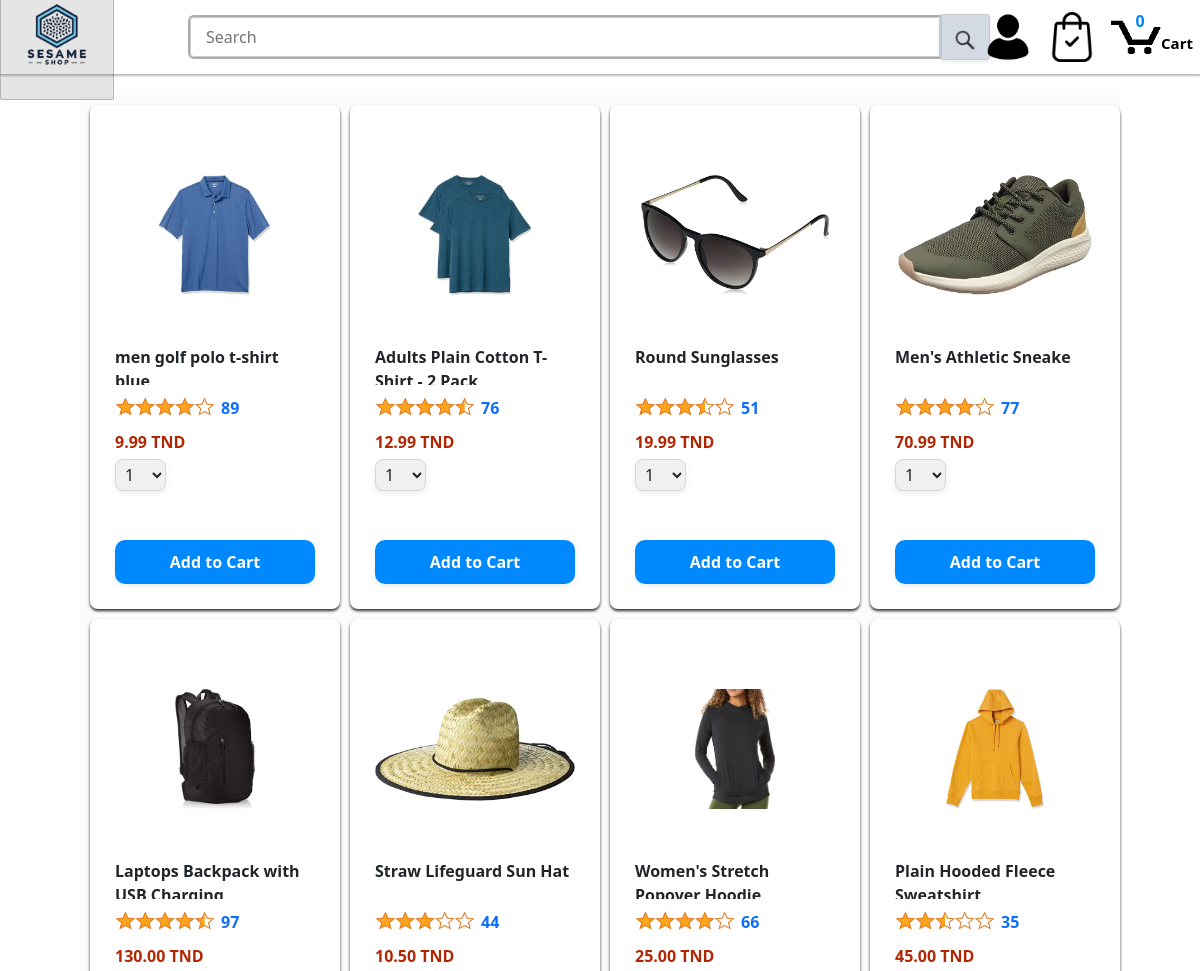
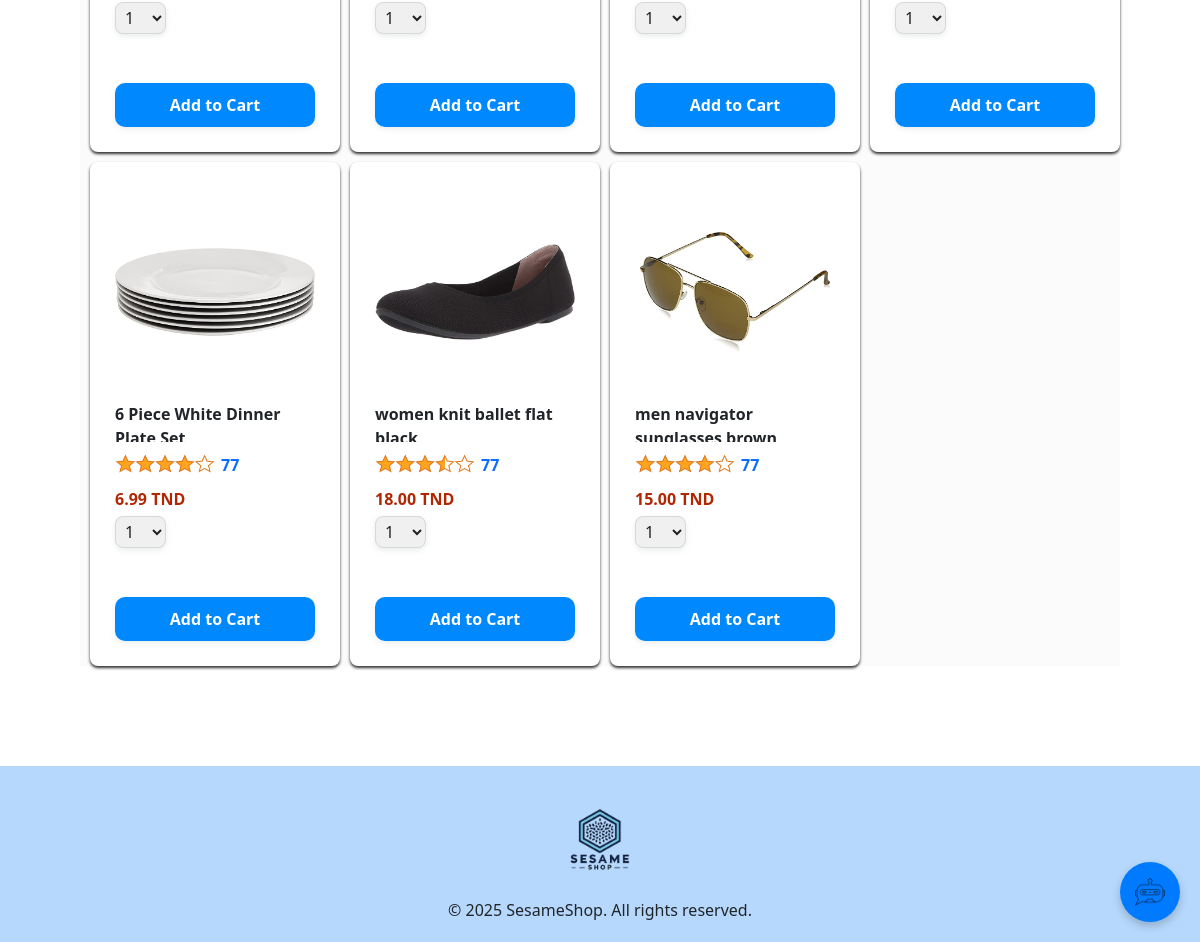
The page / on the database its author committed (2 pictures, top to bottom).
### Ecommerce/models.py (models this page shows, shortened)
class Product(models.Model):
    image = models.ImageField(upload_to='products/')
    name = models.CharField(max_length=100)
    description = models.TextField(default='', blank=True)
    rate_star = models.ForeignKey(Rating, on_delete=models.CASCADE)
    rate = models.IntegerField(default=0)
    price = models.DecimalField(max_digits=10, decimal_places=2)
    category = models.ForeignKey('Category', on_delete=models.CASCADE)
    stock = models.PositiveIntegerField()
    is_solde = models.BooleanField(default=False)

class Rating(models.Model):
    image = models.ImageField(upload_to='ratings/')
    name = models.CharField(max_length=100)

### Ecommerce/views.py (the view)
# urls.py: path('', views.home, name='home'),
def home(request):
    products = Product.objects.all()
    if request.user.is_authenticated:
        try:
            customer = request.user.customer
        except Customer.DoesNotExist:
            customer = Customer.objects.create(user=request.user)
    else:
        customer = None
    cart_items = 0
    order = None
    if customer:
        order, created = Order.objects.get_or_create(customer=customer, complete=False)
        cart_items = order.get_cart_items if order else 0
    context = {
        'products': products,
        'order': order if order else {'get_cart_total': 0, 'get_cart_items': 0},
        'cart_items': cart_items
    }
    return render(request, 'home.html', context)

### Ecommerce/templates/home.html (shortened to what this page needs)
{% extends "base.html" %}
{% load static %}
{% block header %}
{% include 'header1.html' %}
{% endblock header %}
{% block content %}
    <div class="main">
      <div class="products-grid">
        {% for product in products %}
        <div class="product-container">
            <div class="product-image-container"
                onclick="window.location.href='{% url 'product_detail' product.id %}'"  style="cursor: pointer;">
              <img class="product-image"
                src="{{ product.image.url }}">
            </div>
            <div class="product-name limit-text-to-2-lines">
              {{ product.name }}
            </div>
            <div class="product-rating-container">
              <img class="product-rating-stars"
                src="{{ product.rate_star.image.url }}">
              <div class="product-rating-count link-primary">
                {{ product.rate }}
              </div>
            </div>
            <div class="product-price">
              {{ product.price }} TND
            </div>
            <div class="product-quantity-container">
              <select>
                <option selected value="1">1</option>
              </select>
            </div>
            <button data-product="{{product.id}}" data-action="add"
              class="add-to-cart-button button-primary update-cart">
              Add to Cart
            </button>
            </div>
        {% endfor %}
      </div>
    </div>
  {% endblock %}

### static/styles/shared/general.css (style rules this page uses)
* { box-sizing: border-box; }
body { font-family: Roboto, Arial; color: rgb(33, 33, 33); margin: 0; padding: 0; }
button { cursor: pointer; }
select { cursor: pointer; }
input, select, button { font-family: Roboto, Arial; }
.button-primary { color: rgb(255, 255, 255); background-color: rgb(0, 136, 255); border:none; border-radius: 4px; cursor: pointer; box-shadow: 0 2px 5px rgba(213, 217, 217, 0.5); transition: all 0.3s ease; }
.limit-text-to-2-lines { display: -webkit-box; -webkit-line-clamp: 2; -webkit-box-orient: vertical; overflow: hidden; }
.link-primary { color: rgb(1, 124, 182); cursor: pointer; }
select { color: rgb(33, 33, 33); background-color: rgb(240, 240, 240); border: 1px solid rgb(213, 217, 217); border-radius: 8px; padding: 3px 5px; font-size: 15px; cursor: pointer; box-shadow: 0 2px 5px rgba(213, 217, 217, 0.5); }

### static/styles/pages/sesame.css (style rules this page uses)
.main { width: 100%; max-width: 320px; margin-left: auto; margin-right: auto; }
.products-grid { background-color: rgba(251, 251, 251, 0.8); display: grid; grid-template-columns: repeat(8, 1fr); margin-left: auto; margin-right: auto; }
@media (max-width: 2000px) { .products-grid { grid-template-columns: repeat(5, 1fr); } }
@media (max-width: 1600px) { .products-grid { grid-template-columns: repeat(4, 1fr); } }
@media (max-width: 1300px) { .products-grid { grid-template-columns: repeat(4, 1fr); } }
@media (max-width: 1200px) { .products-grid { grid-template-columns: repeat(4, 1fr); } }
.product-container { background-color: white; margin-top: 10px; margin-left: 10px; padding-top: 40px; padding-bottom: 25px; padding-left: 25px; padding-right: 25px; box-shadow: 0 2px 3px rgba(1, 1, 1, 0.812); border-radius: 8px; display: flex; flex-direction: column; }
.product-image-container { display: flex; justify-content: center; align-items: center; cursor: pointer; height: 180px; margin-bottom: 20px; }
.product-image { max-width: 100%; max-height: 100%; }
.product-name { height: 40px; margin-bottom: 5px; }
.product-rating-container { display: flex; align-items: center; margin-bottom: 10px; }
.product-rating-stars { width: 100px; margin-right: 6px; }
.product-rating-count { color: rgb(1, 124, 182); cursor: pointer; margin-top: 3px; font-size: 16px; font-weight: 700; }
.product-price { font-weight: 700; margin-bottom: 10px; }
.product-quantity-container { margin-bottom: 17px; }
.add-to-cart-button { width: 100%; padding: 10px 25px; border-radius: 10px; }

### static/styles/pages/login.css (style rules this page uses)
button { width: 100%; padding: 0.75rem; background-color: #4CAF50; color: white; border: none; border-radius: 8px; cursor: pointer; font-weight: bold; }

### static/styles/pages/singup.css (style rules this page uses)
button { width: 100%; padding: 12px; background-color: #28a745; color: #fff; border: none; border-radius: 6px; font-size: 1rem; cursor: pointer; }

### static/styles/pages/cart/cart-main.css (style rules this page uses)
.main { max-width: 1100px; padding-left: 30px; padding-right: 30px; margin-top: 95px; margin-bottom: 100px; margin-left: auto; margin-right: auto; }
.product-image { max-width: 100%; max-height: 120px; margin-left: auto; margin-right: auto; }
.product-name { font-weight: 700; margin-bottom: 8px; }
.product-price { color: rgb(177, 39, 4); font-weight: 700; margin-bottom: 5px; }

### rows shown on the page
Product: image (picture), name "men golf polo…", rate_star.image (picture), rate "89", price "9.99"
Product: image (picture), name "Adults Plain…", rate_star.image (picture), rate "76", price "12.99"
Product: image (picture), name "Round Sunglasses", rate_star.image (picture), rate "51", price "19.99"
Product: image (picture), name "Men's Athletic Sneake", rate_star.image (picture), rate "77", price "70.99"
Product: image (picture), name "Laptops Backpack…", rate_star.image (picture), rate "97", price "130.00"
Product: image (picture), name "Straw Lifeguard Sun Hat", rate_star.image (picture), rate "44", price "10.50"
Product: image (picture), name "Women's…", rate_star.image (picture), rate "66", price "25.00"
Product: image (picture), name "Plain Hooded…", rate_star.image (picture), rate "35", price "45.00"
Product: image (picture), name "6 Piece White…", rate_star.image (picture), rate "77", price "6.99"
Product: image (picture), name "women knit ballet…", rate_star.image (picture), rate "77", price "18.00"
Product: image (picture), name "men…", rate_star.image (picture), rate "77", price "15.00"

### other values the page prints
{{ order.get_cart_items }} "0"
